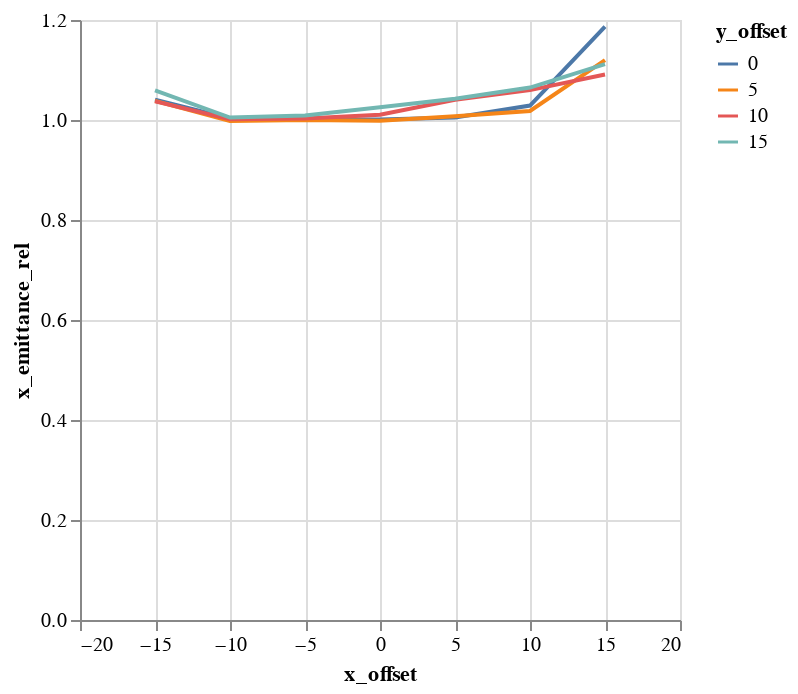

Notebook code for this chart:
### Code cell
alt.Chart(emit_df).mark_line().encode(
    color='y_offset:N',
    x='x_offset',
    y='x_emittance_rel',
)

### Figure 1 — Vega-Lite specification as saved in the notebook (floating-point values rounded to 4 significant figures)
{"$schema": "https://vega.github.io/schema/vega-lite/v1.2.1.json", "data": {"values": [{"losses": 0, "relbeta": 0.002308, "sourceID": 16777222, "sourceName": "x_-15_y_0", "x_emittance": 1.687, "x_emittance_rel": 1.041, "x_norm_emittance": 0.003895, "x_offset": -15, "y_emittance": 1.571, "y_emittance_rel": 0.9995, "y_norm_emittance": 0.003628, "y_offset": 0}, {"losses": 0, "relbeta": 0.002308, "sourceID": 16777229, "sourceName": "x_-15_y_5", "x_emittance": 1.654, "x_emittance_rel": 1.038, "x_norm_emittance": 0.003818, "x_offset": -15, "y_emittance": 1.598, "y_emittance_rel": 1.003, "y_norm_emittance": 0.003689, "y_offset": 5}, {"losses": 0, "relbeta": 0.002308, "sourceID": 16777236, "sourceName": "x_-15_y_10", "x_emittance": 1.677, "x_emittance_rel": 1.037, "x_norm_emittance": 0.003872, "x_offset": -15, "y_emittance": 1.607, "y_emittance_rel": 1.006, "y_norm_emittance": 0.00371, "y_offset": 10}, {"losses": 0, "relbeta": 0.002308, "sourceID": 16777243, "sourceName": "x_-15_y_15", "x_emittance": 1.77, "x_emittance_rel": 1.059, "x_norm_emittance": 0.004087, "x_offset": -15, "y_emittance": 1.664, "y_emittance_rel": 1.001, "y_norm_emittance": 0.003841, "y_offset": 15}, {"losses": 0, "relbeta": 0.002308, "sourceID": 16777220, "sourceName": "x_-10_y_0", "x_emittance": 1.597, "x_emittance_rel": 1.003, "x_norm_emittance": 0.003686, "x_offset": -10, "y_emittance": 1.552, "y_emittance_rel": 0.9995, "y_norm_emittance": 0.003582, "y_offset": 0}, {"losses": 0, "relbeta": 0.002308, "sourceID": 16777227, "sourceName": "x_-10_y_5", "x_emittance": 1.609, "x_emittance_rel": 0.9978, "x_norm_emittance": 0.003715, "x_offset": -10, "y_emittance": 1.582, "y_emittance_rel": 1.001, "y_norm_emittance": 0.003651, "y_offset": 5}, {"losses": 0, "relbeta": 0.002308, "sourceID": 16777234, "sourceName": "x_-10_y_10", "x_emittance": 1.489, "x_emittance_rel": 1.002, "x_norm_emittance": 0.003438, "x_offset": -10, "y_emittance": 1.669, "y_emittance_rel": 1.002, "y_norm_emittance": 0.003852, "y_offset": 10}, {"losses": 0, "relbeta": 0.002308, "sourceID": 16777241, "sourceName": "x_-10_y_15", "x_emittance": 1.457, "x_emittance_rel": 1.005, "x_norm_emittance": 0.003363, "x_offset": -10, "y_emittance": 1.636, "y_emittance_rel": 1.001, "y_norm_emittance": 0.003777, "y_offset": 15}, {"losses": 0, "relbeta": 0.002308, "sourceID": 16777218, "sourceName": "x_-5_y_0", "x_emittance": 1.678, "x_emittance_rel": 1.001, "x_norm_emittance": 0.003873, "x_offset": -5, "y_emittance": 1.718, "y_emittance_rel": 1.0, "y_norm_emittance": 0.003966, "y_offset": 0}, {"losses": 0, "relbeta": 0.002308, "sourceID": 16777225, "sourceName": "x_-5_y_5", "x_emittance": 1.524, "x_emittance_rel": 1.0, "x_norm_emittance": 0.003517, "x_offset": -5, "y_emittance": 1.629, "y_emittance_rel": 1.002, "y_norm_emittance": 0.00376, "y_offset": 5}, {"losses": 0, "relbeta": 0.002308, "sourceID": 16777232, "sourceName": "x_-5_y_10", "x_emittance": 1.516, "x_emittance_rel": 1.003, "x_norm_emittance": 0.0035, "x_offset": -5, "y_emittance": 1.551, "y_emittance_rel": 1.004, "y_norm_emittance": 0.00358, "y_offset": 10}, {"losses": 0, "relbeta": 0.002308, "sourceID": 16777239, "sourceName": "x_-5_y_15", "x_emittance": 1.707, "x_emittance_rel": 1.009, "x_norm_emittance": 0.00394, "x_offset": -5, "y_emittance": 1.511, "y_emittance_rel": 1.004, "y_norm_emittance": 0.003488, "y_offset": 15}, {"losses": 0, "relbeta": 0.002308, "sourceID": 16777216, "sourceName": "x_0_y_0", "x_emittance": 1.542, "x_emittance_rel": 1.001, "x_norm_emittance": 0.003559, "x_offset": 0, "y_emittance": 1.537, "y_emittance_rel": 1.0, "y_norm_emittance": 0.003548, "y_offset": 0}, {"losses": 0, "relbeta": 0.002308, "sourceID": 16777223, "sourceName": "x_0_y_5", "x_emittance": 1.538, "x_emittance_rel": 0.9987, "x_norm_emittance": 0.003551, "x_offset": 0, "y_emittance": 1.542, "y_emittance_rel": 1.005, "y_norm_emittance": 0.00356, "y_offset": 5}, {"losses": 0, "relbeta": 0.002308, "sourceID": 16777230, "sourceName": "x_0_y_10", "x_emittance": 1.418, "x_emittance_rel": 1.011, "x_norm_emittance": 0.003273, "x_offset": 0, "y_emittance": 1.485, "y_emittance_rel": 1.006, "y_norm_emittance": 0.003428, "y_offset": 10}, {"losses": 0, "relbeta": 0.002308, "sourceID": 16777237, "sourceName": "x_0_y_15", "x_emittance": 1.813, "x_emittance_rel": 1.025, "x_norm_emittance": 0.004185, "x_offset": 0, "y_emittance": 1.654, "y_emittance_rel": 1.026, "y_norm_emittance": 0.003819, "y_offset": 15}, {"losses": 0, "relbeta": 0.002308, "sourceID": 16777217, "sourceName": "x_5_y_0", "x_emittance": 1.558, "x_emittance_rel": 1.005, "x_norm_emittance": 0.003596, "x_offset": 5, "y_emittance": 1.677, "y_emittance_rel": 1.002, "y_norm_emittance": 0.003871, "y_offset": 0}, {"losses": 0, "relbeta": 0.002308, "sourceID": 16777224, "sourceName": "x_5_y_5", "x_emittance": 1.614, "x_emittance_rel": 1.008, "x_norm_emittance": 0.003726, "x_offset": 5, "y_emittance": 1.477, "y_emittance_rel": 1.003, "y_norm_emittance": 0.00341, "y_offset": 5}, {"losses": 0, "relbeta": 0.002308, "sourceID": 16777231, "sourceName": "x_5_y_10", "x_emittance": 1.522, "x_emittance_rel": 1.04, "x_norm_emittance": 0.003512, "x_offset": 5, "y_emittance": 1.596, "y_emittance_rel": 1.001, "y_norm_emittance": 0.003684, "y_offset": 10}, {"losses": 0, "relbeta": 0.002308, "sourceID": 16777238, "sourceName": "x_5_y_15", "x_emittance": 1.667, "x_emittance_rel": 1.043, "x_norm_emittance": 0.003847, "x_offset": 5, "y_emittance": 1.599, "y_emittance_rel": 1.016, "y_norm_emittance": 0.003692, "y_offset": 15}, {"losses": 0, "relbeta": 0.002308, "sourceID": 16777219, "sourceName": "x_10_y_0", "x_emittance": 1.563, "x_emittance_rel": 1.029, "x_norm_emittance": 0.003608, "x_offset": 10, "y_emittance": 1.602, "y_emittance_rel": 1.002, "y_norm_emittance": 0.003698, "y_offset": 0}, {"losses": 0, "relbeta": 0.002308, "sourceID": 16777226, "sourceName": "x_10_y_5", "x_emittance": 1.474, "x_emittance_rel": 1.018, "x_norm_emittance": 0.003402, "x_offset": 10, "y_emittance": 1.498, "y_emittance_rel": 0.9946, "y_norm_emittance": 0.003459, "y_offset": 5}, {"losses": 0, "relbeta": 0.002308, "sourceID": 16777233, "sourceName": "x_10_y_10", "x_emittance": 1.847, "x_emittance_rel": 1.06, "x_norm_emittance": 0.004264, "x_offset": 10, "y_emittance": 1.637, "y_emittance_rel": 1.015, "y_norm_emittance": 0.003779, "y_offset": 10}, {"losses": 0, "relbeta": 0.002308, "sourceID": 16777240, "sourceName": "x_10_y_15", "x_emittance": 1.675, "x_emittance_rel": 1.065, "x_norm_emittance": 0.003866, "x_offset": 10, "y_emittance": 1.534, "y_emittance_rel": 1.015, "y_norm_emittance": 0.003541, "y_offset": 15}, {"losses": 0, "relbeta": 0.002308, "sourceID": 16777221, "sourceName": "x_15_y_0", "x_emittance": 1.778, "x_emittance_rel": 1.187, "x_norm_emittance": 0.004105, "x_offset": 15, "y_emittance": 1.581, "y_emittance_rel": 1.002, "y_norm_emittance": 0.003649, "y_offset": 0}, {"losses": 1, "relbeta": 0.002308, "sourceID": 16777228, "sourceName": "x_15_y_5", "x_emittance": 1.76, "x_emittance_rel": 1.12, "x_norm_emittance": 0.004063, "x_offset": 15, "y_emittance": 1.486, "y_emittance_rel": 1.0, "y_norm_emittance": 0.00343, "y_offset": 5}, {"losses": 0, "relbeta": 0.002308, "sourceID": 16777235, "sourceName": "x_15_y_10", "x_emittance": 1.77, "x_emittance_rel": 1.091, "x_norm_emittance": 0.004086, "x_offset": 15, "y_emittance": 1.631, "y_emittance_rel": 1.01, "y_norm_emittance": 0.003766, "y_offset": 10}, {"losses": 0, "relbeta": 0.002308, "sourceID": 16777242, "sourceName": "x_15_y_15", "x_emittance": 1.684, "x_emittance_rel": 1.112, "x_norm_emittance": 0.003887, "x_offset": 15, "y_emittance": 1.652, "y_emittance_rel": 1.041, "y_norm_emittance": 0.003813, "y_offset": 15}]}, "encoding": {"color": {"field": "y_offset", "type": "nominal"}, "x": {"field": "x_offset", "type": "quantitative"}, "y": {"field": "x_emittance_rel", "type": "quantitative"}}, "mark": "line"}
